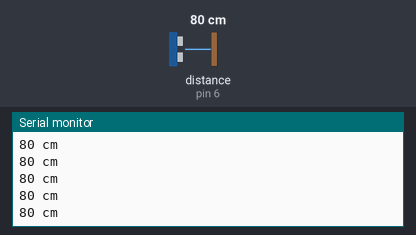
This sketch was run on a simulated Arduino Uno, built with avr-gcc and run on an emulated ATmega328P. Parts: the last lines printed to the serial monitor. The inputs (shaded band) are chosen by the test bench; at power-on: distance to the obstacle (sensor on pin 6) 80 cm.

Above: at 1.2 s.
1.3 s: distance to the obstacle (sensor on pin 6) set to 2 cm
At 1.38 s:
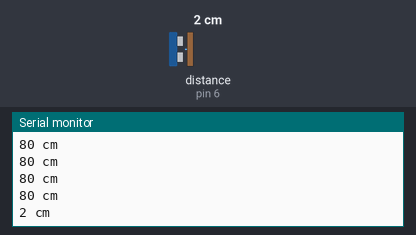
2.8 s: distance to the obstacle (sensor on pin 6) set to 4 cm
At 2.89 s:
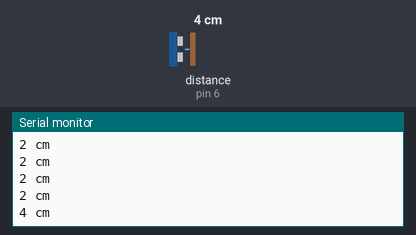
Timing chart, 0 to 5.8 s (numbered marks = the images above; inputs shaded):
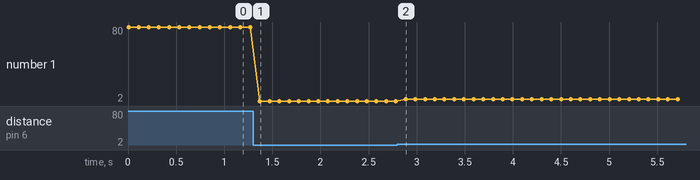

The sketch:

NO_wifi.ino
```cpp
#include <Wire.h>
#include "Ultrasonic.h"
#define slave_address 0x3C

Ultrasonic ultrasonic(6);
byte x = 0x00;
void setup(){
  Wire.begin(slave_address); //I2C位址與連線設定，這裡設定為3號
  Wire.onReceive(receiveEvent); //當收到I2C訊號時，啟動的動作
  //Wire.onRequest(requestEvent); // register event
  Serial.begin(115200);
  Serial.println("I2C Slave.05 started\n");
}

void loop(){
  long RangeInCentimeters;
  RangeInCentimeters = ultrasonic.MeasureInCentimeters();
  if((RangeInCentimeters < 200) && (RangeInCentimeters > 100 )){
    buzzer(RangeInCentimeters);
  }
  else if(RangeInCentimeters <= 100){
    buzzer(RangeInCentimeters);
  }
  else noTone(7);

  Serial.print(RangeInCentimeters);//0~400cm
  Serial.println(" cm");
  delay(100);
}
void buzzer(int nu){
  if(x == 49){
    tone(7, 2000);
    delay(nu);
    noTone(7);
  }
  else noTone(7);
}

void receiveEvent(int bytes) {
  if(Wire.available() != 0) {
    for(int i = 0; i< bytes; i++) {
      x = Wire.read();
      //Serial.print("Received: ");
      //Serial.print(x);
      //Serial.print("\n");
    }
  }
}

/*
void requestEvent() {
  Wire.write(0x68);
  Wire.write(0x71);
  Wire.write(0x73);

}*/
```

Measured:
- after the input at 1.3 s, the serial monitor: prints a new line after 0.07 s (image 1)
- after the input at 2.8 s, the serial monitor: prints a new line after 0.09 s (image 2)
- plotted number 1: 2 → 4 after the input at 2.8 s
